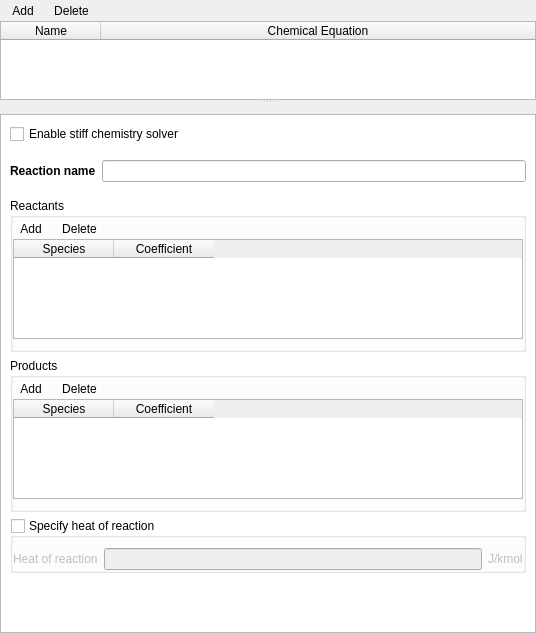
<?xml version="1.0" encoding="UTF-8"?>
<ui version="4.0">
 <class>chemistry</class>
 <widget class="QWidget" name="chemistry">
  <property name="geometry">
   <rect>
    <x>0</x>
    <y>0</y>
    <width>536</width>
    <height>633</height>
   </rect>
  </property>
  <property name="sizePolicy">
   <sizepolicy hsizetype="Preferred" vsizetype="Preferred">
    <horstretch>0</horstretch>
    <verstretch>0</verstretch>
   </sizepolicy>
  </property>
  <property name="windowTitle">
   <string>Chemistry</string>
  </property>
  <layout class="QVBoxLayout" name="verticalLayout">
   <property name="leftMargin">
    <number>0</number>
   </property>
   <property name="topMargin">
    <number>0</number>
   </property>
   <property name="rightMargin">
    <number>0</number>
   </property>
   <property name="bottomMargin">
    <number>0</number>
   </property>
   <item>
    <widget class="QSplitter" name="splitter">
     <property name="orientation">
      <enum>Qt::Vertical</enum>
     </property>
     <widget class="QFrame" name="top_frame">
      <property name="sizePolicy">
       <sizepolicy hsizetype="Expanding" vsizetype="MinimumExpanding">
        <horstretch>0</horstretch>
        <verstretch>1</verstretch>
       </sizepolicy>
      </property>
      <property name="maximumSize">
       <size>
        <width>16777215</width>
        <height>100</height>
       </size>
      </property>
      <property name="frameShape">
       <enum>QFrame::NoFrame</enum>
      </property>
      <property name="frameShadow">
       <enum>QFrame::Plain</enum>
      </property>
      <layout class="QVBoxLayout" name="verticalLayout_4">
       <property name="spacing">
        <number>0</number>
       </property>
       <property name="leftMargin">
        <number>0</number>
       </property>
       <property name="topMargin">
        <number>0</number>
       </property>
       <property name="rightMargin">
        <number>0</number>
       </property>
       <property name="bottomMargin">
        <number>0</number>
       </property>
       <item>
        <widget class="QFrame" name="frame_add_delete_reactions">
         <property name="sizePolicy">
          <sizepolicy hsizetype="Preferred" vsizetype="Minimum">
           <horstretch>0</horstretch>
           <verstretch>0</verstretch>
          </sizepolicy>
         </property>
         <property name="maximumSize">
          <size>
           <width>16777215</width>
           <height>32</height>
          </size>
         </property>
         <property name="frameShape">
          <enum>QFrame::NoFrame</enum>
         </property>
         <property name="frameShadow">
          <enum>QFrame::Plain</enum>
         </property>
         <layout class="QGridLayout" name="gridLayout_4">
          <property name="leftMargin">
           <number>5</number>
          </property>
          <property name="topMargin">
           <number>0</number>
          </property>
          <property name="rightMargin">
           <number>0</number>
          </property>
          <property name="bottomMargin">
           <number>0</number>
          </property>
          <property name="horizontalSpacing">
           <number>6</number>
          </property>
          <property name="verticalSpacing">
           <number>0</number>
          </property>
          <item row="0" column="0">
           <layout class="QHBoxLayout" name="horizontalLayout">
            <property name="spacing">
             <number>6</number>
            </property>
            <item>
             <widget class="QToolButton" name="toolbutton_add">
              <property name="toolTip">
               <string>Define new chemical reaction</string>
              </property>
              <property name="text">
               <string>Add</string>
              </property>
              <property name="autoRaise">
               <bool>true</bool>
              </property>
             </widget>
            </item>
            <item>
             <widget class="QToolButton" name="toolbutton_delete">
              <property name="toolTip">
               <string>Delete chemical reaction</string>
              </property>
              <property name="text">
               <string>Delete</string>
              </property>
              <property name="autoRaise">
               <bool>true</bool>
              </property>
             </widget>
            </item>
            <item>
             <spacer name="horizontalSpacer">
              <property name="orientation">
               <enum>Qt::Horizontal</enum>
              </property>
              <property name="sizeHint" stdset="0">
               <size>
                <width>40</width>
                <height>20</height>
               </size>
              </property>
             </spacer>
            </item>
           </layout>
          </item>
         </layout>
        </widget>
       </item>
       <item>
        <widget class="QTableWidget" name="tablewidget_chemistry">
         <property name="sizePolicy">
          <sizepolicy hsizetype="Expanding" vsizetype="Expanding">
           <horstretch>0</horstretch>
           <verstretch>0</verstretch>
          </sizepolicy>
         </property>
         <property name="maximumSize">
          <size>
           <width>16777215</width>
           <height>100</height>
          </size>
         </property>
         <property name="selectionMode">
          <enum>QAbstractItemView::SingleSelection</enum>
         </property>
         <property name="selectionBehavior">
          <enum>QAbstractItemView::SelectRows</enum>
         </property>
         <attribute name="horizontalHeaderVisible">
          <bool>true</bool>
         </attribute>
         <attribute name="horizontalHeaderCascadingSectionResizes">
          <bool>true</bool>
         </attribute>
         <attribute name="horizontalHeaderHighlightSections">
          <bool>false</bool>
         </attribute>
         <attribute name="horizontalHeaderStretchLastSection">
          <bool>true</bool>
         </attribute>
         <attribute name="verticalHeaderVisible">
          <bool>false</bool>
         </attribute>
         <attribute name="verticalHeaderHighlightSections">
          <bool>false</bool>
         </attribute>
         <column>
          <property name="text">
           <string>Name</string>
          </property>
         </column>
         <column>
          <property name="text">
           <string>Chemical Equation</string>
          </property>
         </column>
        </widget>
       </item>
      </layout>
     </widget>
     <widget class="QFrame" name="bottom_frame">
      <property name="sizePolicy">
       <sizepolicy hsizetype="Expanding" vsizetype="Expanding">
        <horstretch>0</horstretch>
        <verstretch>0</verstretch>
       </sizepolicy>
      </property>
      <property name="maximumSize">
       <size>
        <width>16777215</width>
        <height>16777215</height>
       </size>
      </property>
      <property name="frameShape">
       <enum>QFrame::NoFrame</enum>
      </property>
      <property name="frameShadow">
       <enum>QFrame::Plain</enum>
      </property>
      <layout class="QGridLayout" name="gridLayout_5">
       <property name="leftMargin">
        <number>0</number>
       </property>
       <property name="topMargin">
        <number>10</number>
       </property>
       <property name="rightMargin">
        <number>0</number>
       </property>
       <property name="bottomMargin">
        <number>0</number>
       </property>
       <item row="0" column="0">
        <widget class="QScrollArea" name="scrollarea_detail">
         <property name="styleSheet">
          <string notr="true">QWidget#detail_pane {background-color: white}</string>
         </property>
         <property name="widgetResizable">
          <bool>true</bool>
         </property>
         <widget class="QWidget" name="detail_pane">
          <property name="geometry">
           <rect>
            <x>0</x>
            <y>0</y>
            <width>532</width>
            <height>513</height>
           </rect>
          </property>
          <layout class="QVBoxLayout" name="verticalLayout_2">
           <item>
            <widget class="CheckBox" name="checkbox_keyword_stiff_chemistry">
             <property name="maximumSize">
              <size>
               <width>16777215</width>
               <height>16777215</height>
              </size>
             </property>
             <property name="text">
              <string>Enable stiff chemistry solver</string>
             </property>
            </widget>
           </item>
           <item>
            <layout class="QHBoxLayout" name="layout_reaction_name">
             <property name="topMargin">
              <number>10</number>
             </property>
             <property name="bottomMargin">
              <number>10</number>
             </property>
             <item>
              <widget class="QLabel" name="label_reaction_name">
               <property name="font">
                <font>
                 <weight>75</weight>
                 <bold>true</bold>
                </font>
               </property>
               <property name="text">
                <string>Reaction name</string>
               </property>
               <property name="margin">
                <number>0</number>
               </property>
              </widget>
             </item>
             <item>
              <widget class="QLineEdit" name="lineedit_reaction_name"/>
             </item>
            </layout>
           </item>
           <item>
            <widget class="QGroupBox" name="groupbox_reactants">
             <property name="sizePolicy">
              <sizepolicy hsizetype="Minimum" vsizetype="Fixed">
               <horstretch>0</horstretch>
               <verstretch>0</verstretch>
              </sizepolicy>
             </property>
             <property name="maximumSize">
              <size>
               <width>16777215</width>
               <height>16777215</height>
              </size>
             </property>
             <property name="title">
              <string>Reactants</string>
             </property>
             <property name="flat">
              <bool>true</bool>
             </property>
             <layout class="QGridLayout" name="gridLayout_2">
              <property name="leftMargin">
               <number>0</number>
              </property>
              <property name="topMargin">
               <number>0</number>
              </property>
              <property name="rightMargin">
               <number>0</number>
              </property>
              <property name="bottomMargin">
               <number>10</number>
              </property>
              <property name="spacing">
               <number>0</number>
              </property>
              <item row="0" column="0">
               <widget class="QFrame" name="frame_add_delete_reactants">
                <property name="minimumSize">
                 <size>
                  <width>0</width>
                  <height>0</height>
                 </size>
                </property>
                <property name="maximumSize">
                 <size>
                  <width>16777215</width>
                  <height>32</height>
                 </size>
                </property>
                <layout class="QHBoxLayout" name="horizontalLayout_2">
                 <property name="spacing">
                  <number>6</number>
                 </property>
                 <property name="sizeConstraint">
                  <enum>QLayout::SetMaximumSize</enum>
                 </property>
                 <property name="leftMargin">
                  <number>0</number>
                 </property>
                 <property name="topMargin">
                  <number>0</number>
                 </property>
                 <property name="rightMargin">
                  <number>0</number>
                 </property>
                 <property name="bottomMargin">
                  <number>0</number>
                 </property>
                 <item>
                  <widget class="QToolButton" name="toolbutton_add_reactants">
                   <property name="text">
                    <string>Add</string>
                   </property>
                   <property name="autoRaise">
                    <bool>true</bool>
                   </property>
                  </widget>
                 </item>
                 <item>
                  <widget class="QToolButton" name="toolbutton_delete_reactants">
                   <property name="text">
                    <string>Delete</string>
                   </property>
                   <property name="autoRaise">
                    <bool>true</bool>
                   </property>
                  </widget>
                 </item>
                 <item>
                  <spacer name="horizontalSpacer_2">
                   <property name="orientation">
                    <enum>Qt::Horizontal</enum>
                   </property>
                   <property name="sizeHint" stdset="0">
                    <size>
                     <width>40</width>
                     <height>20</height>
                    </size>
                   </property>
                  </spacer>
                 </item>
                </layout>
               </widget>
              </item>
              <item row="1" column="0">
               <widget class="QTableWidget" name="tablewidget_reactants">
                <property name="maximumSize">
                 <size>
                  <width>16777215</width>
                  <height>100</height>
                 </size>
                </property>
                <property name="selectionMode">
                 <enum>QAbstractItemView::SingleSelection</enum>
                </property>
                <attribute name="horizontalHeaderHighlightSections">
                 <bool>false</bool>
                </attribute>
                <attribute name="verticalHeaderVisible">
                 <bool>false</bool>
                </attribute>
                <attribute name="verticalHeaderHighlightSections">
                 <bool>false</bool>
                </attribute>
                <column>
                 <property name="text">
                  <string>Species</string>
                 </property>
                </column>
                <column>
                 <property name="text">
                  <string>Coefficient</string>
                 </property>
                </column>
               </widget>
              </item>
             </layout>
            </widget>
           </item>
           <item>
            <widget class="QGroupBox" name="groupbox_products">
             <property name="sizePolicy">
              <sizepolicy hsizetype="Minimum" vsizetype="Fixed">
               <horstretch>0</horstretch>
               <verstretch>0</verstretch>
              </sizepolicy>
             </property>
             <property name="maximumSize">
              <size>
               <width>16777215</width>
               <height>16777215</height>
              </size>
             </property>
             <property name="title">
              <string>Products</string>
             </property>
             <property name="flat">
              <bool>true</bool>
             </property>
             <layout class="QGridLayout" name="gridLayout_3">
              <property name="leftMargin">
               <number>0</number>
              </property>
              <property name="topMargin">
               <number>0</number>
              </property>
              <property name="rightMargin">
               <number>0</number>
              </property>
              <property name="bottomMargin">
               <number>10</number>
              </property>
              <property name="spacing">
               <number>0</number>
              </property>
              <item row="0" column="0">
               <widget class="QFrame" name="frame_add_delete_products">
                <property name="maximumSize">
                 <size>
                  <width>16777215</width>
                  <height>32</height>
                 </size>
                </property>
                <layout class="QHBoxLayout" name="horizontalLayout_3">
                 <property name="spacing">
                  <number>6</number>
                 </property>
                 <property name="sizeConstraint">
                  <enum>QLayout::SetMaximumSize</enum>
                 </property>
                 <property name="leftMargin">
                  <number>0</number>
                 </property>
                 <property name="topMargin">
                  <number>0</number>
                 </property>
                 <property name="rightMargin">
                  <number>0</number>
                 </property>
                 <property name="bottomMargin">
                  <number>0</number>
                 </property>
                 <item>
                  <widget class="QToolButton" name="toolbutton_add_products">
                   <property name="text">
                    <string>Add</string>
                   </property>
                   <property name="autoRaise">
                    <bool>true</bool>
                   </property>
                  </widget>
                 </item>
                 <item>
                  <widget class="QToolButton" name="toolbutton_delete_products">
                   <property name="text">
                    <string>Delete</string>
                   </property>
                   <property name="autoRaise">
                    <bool>true</bool>
                   </property>
                  </widget>
                 </item>
                 <item>
                  <spacer name="horizontalSpacer_3">
                   <property name="orientation">
                    <enum>Qt::Horizontal</enum>
                   </property>
                   <property name="sizeHint" stdset="0">
                    <size>
                     <width>40</width>
                     <height>20</height>
                    </size>
                   </property>
                  </spacer>
                 </item>
                </layout>
               </widget>
              </item>
              <item row="1" column="0">
               <widget class="QTableWidget" name="tablewidget_products">
                <property name="maximumSize">
                 <size>
                  <width>16777215</width>
                  <height>100</height>
                 </size>
                </property>
                <property name="selectionMode">
                 <enum>QAbstractItemView::SingleSelection</enum>
                </property>
                <attribute name="horizontalHeaderHighlightSections">
                 <bool>false</bool>
                </attribute>
                <attribute name="verticalHeaderVisible">
                 <bool>false</bool>
                </attribute>
                <attribute name="verticalHeaderHighlightSections">
                 <bool>false</bool>
                </attribute>
                <column>
                 <property name="text">
                  <string>Species</string>
                 </property>
                </column>
                <column>
                 <property name="text">
                  <string>Coefficient</string>
                 </property>
                </column>
               </widget>
              </item>
             </layout>
            </widget>
           </item>
           <item>
            <widget class="QGroupBox" name="groupbox_heat_of_reaction">
             <property name="sizePolicy">
              <sizepolicy hsizetype="Preferred" vsizetype="Fixed">
               <horstretch>0</horstretch>
               <verstretch>0</verstretch>
              </sizepolicy>
             </property>
             <property name="title">
              <string>Specify heat of reaction</string>
             </property>
             <property name="checkable">
              <bool>true</bool>
             </property>
             <property name="checked">
              <bool>false</bool>
             </property>
             <layout class="QGridLayout" name="gridLayout">
              <property name="leftMargin">
               <number>0</number>
              </property>
              <property name="topMargin">
               <number>10</number>
              </property>
              <property name="rightMargin">
               <number>0</number>
              </property>
              <property name="bottomMargin">
               <number>0</number>
              </property>
              <property name="spacing">
               <number>6</number>
              </property>
              <item row="0" column="1">
               <widget class="LineEdit" name="lineedit_dh">
                <property name="enabled">
                 <bool>false</bool>
                </property>
               </widget>
              </item>
              <item row="0" column="2">
               <widget class="QLabel" name="label_dh_units">
                <property name="enabled">
                 <bool>false</bool>
                </property>
                <property name="text">
                 <string>J/kmol</string>
                </property>
               </widget>
              </item>
              <item row="0" column="0">
               <widget class="QLabel" name="label_dh">
                <property name="enabled">
                 <bool>false</bool>
                </property>
                <property name="text">
                 <string>Heat of reaction</string>
                </property>
               </widget>
              </item>
             </layout>
            </widget>
           </item>
           <item>
            <spacer name="verticalSpacer">
             <property name="orientation">
              <enum>Qt::Vertical</enum>
             </property>
             <property name="sizeType">
              <enum>QSizePolicy::Expanding</enum>
             </property>
             <property name="sizeHint" stdset="0">
              <size>
               <width>20</width>
               <height>40</height>
              </size>
             </property>
            </spacer>
           </item>
          </layout>
         </widget>
        </widget>
       </item>
      </layout>
     </widget>
    </widget>
   </item>
  </layout>
 </widget>
 <customwidgets>
  <customwidget>
   <class>CheckBox</class>
   <extends>QCheckBox</extends>
   <header>mfix.widgets.base</header>
  </customwidget>
  <customwidget>
   <class>LineEdit</class>
   <extends>QLineEdit</extends>
   <header>mfix.widgets.base</header>
  </customwidget>
 </customwidgets>
 <resources/>
 <connections/>
</ui>
